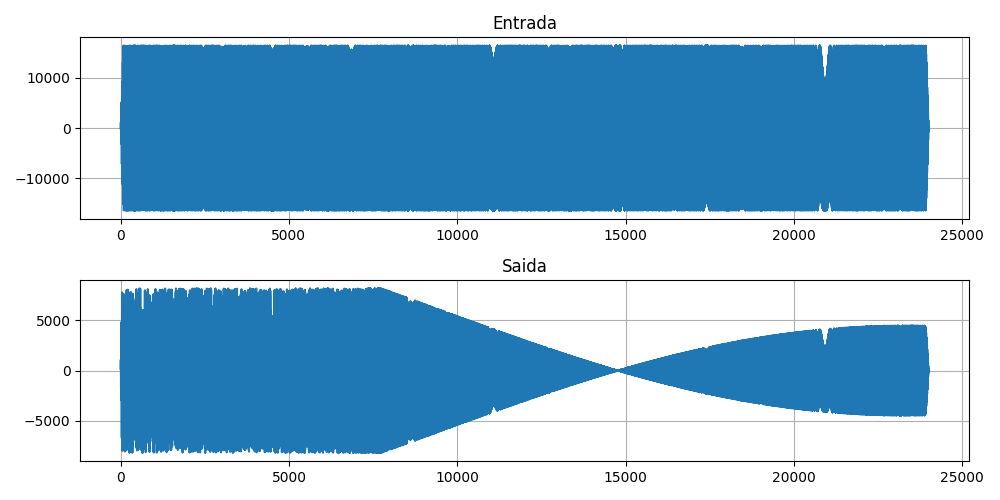

The Python source for this figure:

import numpy as np
import matplotlib.pyplot as plt

# Função que realiza a média movel
def media_movel(a, n) : 
    ret = np.cumsum(a, dtype='int16') 
    ret[n:] = ret[n:] - ret[:-n] 
    return ret[n - 1:] / n



file = "sweep.pcm"

# Abre o arquivo 
with open (file, 'rb') as f:   
    buf = f.read ()
    data = np.frombuffer (buf, dtype = 'int16') 
  
k = int(input("Digite o tamanho de média Ex.(4, 8, 16, 32, 64):"))

new_data = media_movel(data, k)

plt.figure(figsize=[10, 5])
#Plota o original
plt.subplot(211)
plt.title("Entrada")
plt.grid(True)
plt.plot(data)



#Plota a media
plt.subplot(212)
plt.title("Saida")
plt.grid(True)
plt.plot(new_data)
plt.tight_layout()

plt.savefig("Media_movel.png", format="png")

plt.show()

with open("media_movel.pcm", "wb") as new_file:
    for x in new_data:
        new_file.write(x)
new_file.close()